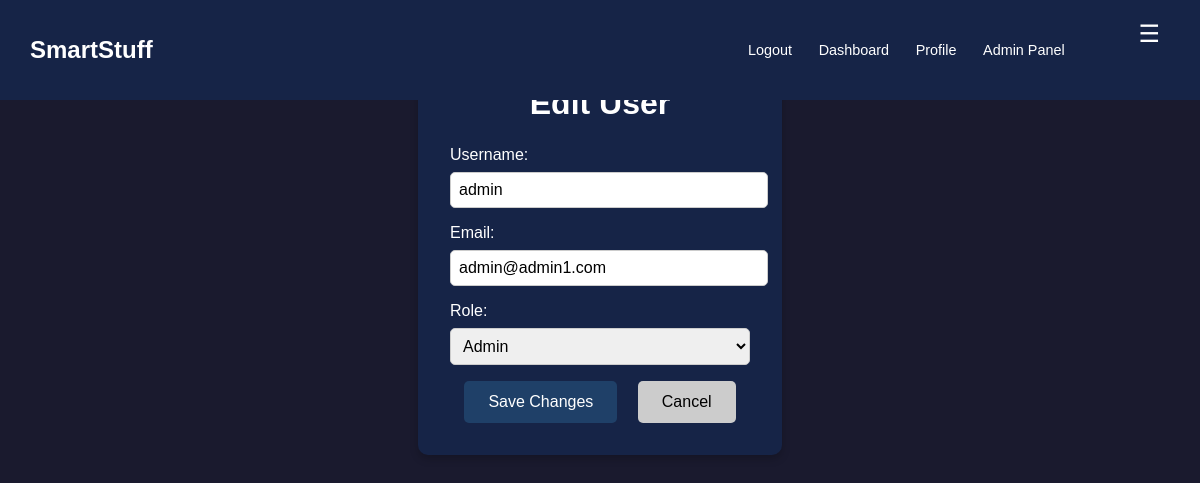
Page /admin/edit_user/1 (signed in) on the earlier database version.
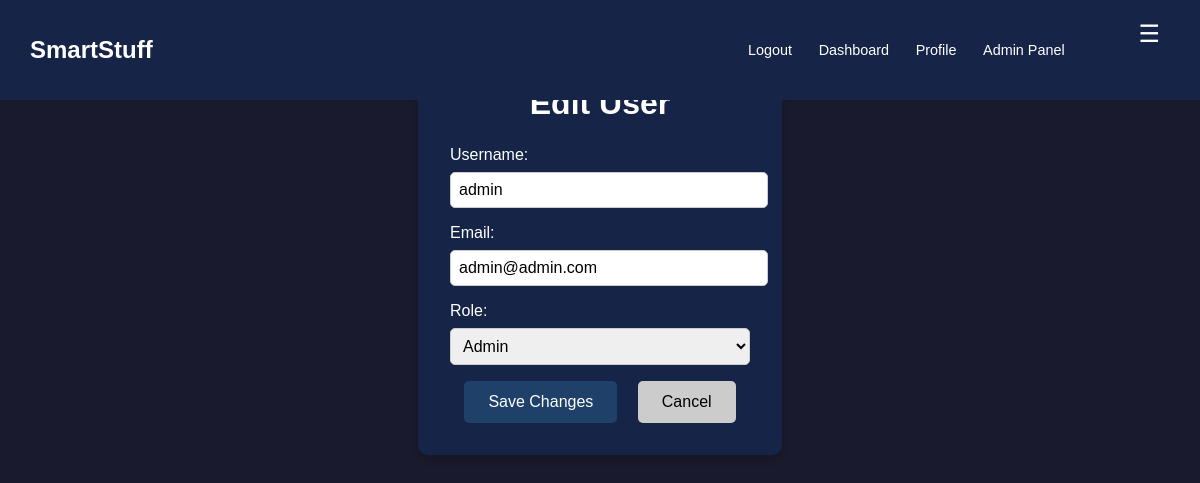
Same page on the later database version.
### models.py (models this page shows)
class User(db.Model):
    id = db.Column(db.Integer, primary_key=True)
    username = db.Column(db.String(80), unique=True, nullable=False)
    email = db.Column(db.String(120), unique=True, nullable=False)
    password = db.Column(db.String(120), nullable=False)
    role = db.Column(db.String(80), nullable=False, default='User')

### routes/admin_routes.py (the view)
@adminblue.route('/edit_user/<int:user_id>', methods=['GET', 'POST']) #lets admin edit user details
def edit_user(user_id):
    if 'user_id' in session and session.get('user_role') == 'Admin':
        user = User.query.get_or_404(user_id)
        if request.method == 'POST':
            user.username = request.form['username']
            user.email = request.form['email']
            user.role = request.form['role']
            db.session.commit()
            return redirect(url_for('admin.view_users'))
        return render_template('admin/edit_users.html', user=user)
    else:
        return redirect(url_for('home.home'))

### app.py (called while the page is built)
@app.context_processor
def inject_user():
    from flask import session
    return dict(session=session)

### templates/admin/edit_users.html (shortened to what this page needs)
{% extends "base.html" %}
{% block content %}
<div class="container_login">
    <h1>Edit User</h1>
    <form action="{{ url_for('admin.edit_user', user_id=user.id) }}" method="post" class="edit-user-form">
        <div class="form-group">
            <label for="username">Username:</label>
            <input type="text" id="username" name="username" value="{{ user.username }}" required>
        </div>
        <div class="form-group">
            <label for="email">Email:</label>
            <input type="email" id="email" name="email" value="{{ user.email }}" required>
        </div>
        <div class="form-group">
            <label for="role">Role:</label>
            <select id="role" name="role" required>
                <option value="Admin" {% if user.role == 'Admin' %}selected{% endif %}>Admin</option>
            </select>
        </div>
        <div class="form-actions">
            <button type="submit" class="btn btn-primary">Save Changes</button>
            <a href="{{ url_for('admin.view_users') }}" class="btn btn-secondary">Cancel</a>
        </div>
    </form>
</div>
{% endblock %}

### templates/base.html (shortened to what this page needs)
<!DOCTYPE html>
<html lang="en">
    <head>
 <link rel="stylesheet" href="{{ url_for('static', filename='home.css') }}">
     </head>
<body>
<nav class="navbar">
     <a href="{{ url_for('home.index') }}" class="navbar-title">
       <h1>SmartStuff</h1>
    </a>
   <div class="nav-links">
           {% if 'user_id' in session %}
             <a href="{{ url_for('auth.logout') }}">Logout</a>
              <a href="{{ url_for('dashboard.dashboard') }}">Dashboard</a>
          <a href="{{ url_for('profile.profile') }}">Profile</a>
           {% else %}
            <a href="{{ url_for('auth.login') }}">Login</a>
        <a href="{{ url_for('auth.register') }}">Register</a>
      {% endif %}
     {% if session['user_id'] == 1 %}
                  <a href="{{ url_for('admin.admin_page') }}">Admin Panel</a>
             {% endif %}
<div class="dropdown">
     <button class="dropbtn">&#9776;</button>
            </div>
        </div>
    </nav>
    {% block content %}{% endblock %}
</body>
</html>

### static/home.css (style rules this page uses)
body { background-color: #1a1a2e !important; color: #ffffff !important; font-family: Arial, sans-serif; margin: 0; padding: 0; }
.navbar { display: flex; align-items: center; justify-content: space-between; background-color: #162447; padding: 10px 20px; color: white; font-family: Arial, sans-serif; position: fixed; top: 0; width: 100%; z-index: 1000; }
.navbar h1 { margin: 0; margin-left: 10px; color: #ffffff; margin-right: auto; }
.navbar .nav-links { display: flex; align-items: center; gap: 1px; }
.navbar .nav-links a { color: #ffffff; text-decoration: none; padding: 0.3rem 0.8rem; border-radius: 2px; transition: background-color 0.3s; font-size: 0.9rem; }
.navbar .dropdown { position: relative; margin-left: 50px; margin-right: 50px; }
.navbar .dropdown .dropbtn { background: none; border: none; color: white; font-size: 1.5rem; cursor: pointer; }
.navbar-title { text-decoration: none; color: #ffffff; font-size: 1rem; font-weight: bold; margin-right: auto; transition: color 0.3s; }
.dropdown { position: relative; display: inline-block; margin-bottom: 2rem; }
.dropbtn { background-color: #1f4068; color: white; padding: 10px; font-size: 16px; border: none; cursor: pointer; border-radius: 5px; }
.container_login { background-color: #162447; padding: 2rem; border-radius: 10px; box-shadow: 0 4px 8px rgba(0, 0, 0, 0.2); text-align: center; width: 300px; margin: 2rem auto; }
.container_login h1 { margin-bottom: 1.5rem; color: #ffffff; }
.container_login .form-group { margin-bottom: 1rem; text-align: left; }
.container_login label { display: block; margin-bottom: 0.5rem; color: #ffffff; }
.container_login input, .container_login select { width: 100%; padding: 0.5rem; border: 1px solid #ccc; border-radius: 5px; font-size: 1rem; }
.container_login button { background-color: #1f4068; color: #ffffff; padding: 0.75rem 1.5rem; border: none; border-radius: 5px; font-size: 1rem; cursor: pointer; transition: background-color 0.3s; }
.container_login .btn-secondary { background-color: #ccc; color: #000; text-decoration: none; padding: 0.75rem 1.5rem; border-radius: 5px; display: inline-block; margin-left: 1rem; }

Differences in the rows shown:
changed User "admin": email "admin@admin1.com" → "admin@admin.com"
